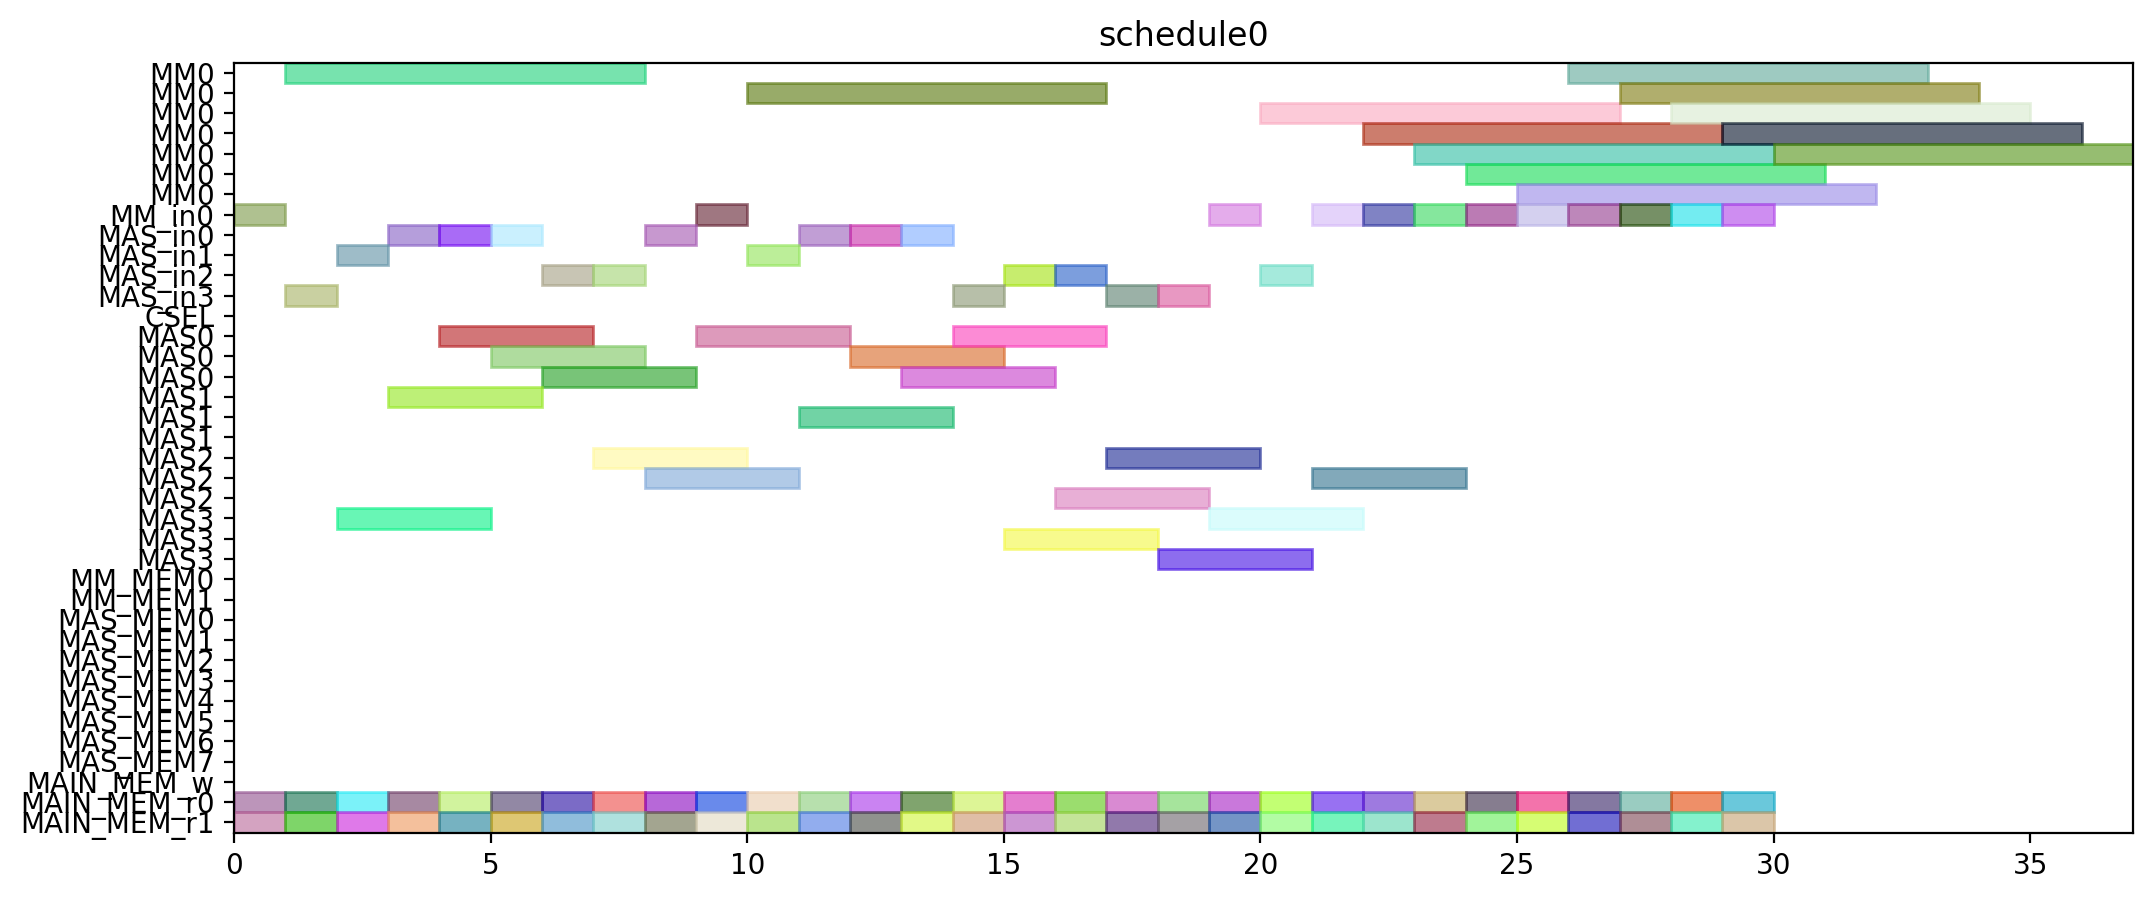

Python code for this plot:
from pyschedule import Scenario, solvers, plotters, alt


def solve():
	horizon = 120
	S = Scenario("schedule0", horizon=horizon)

	# resource
	MM = S.Resources('MM', num=1, size=7)
	MM_in = S.Resources('MM_in', num=1)
	MAS_in = S.Resources('MAS_in', num=4)
	CSEL = S.Resource('CSEL')
	MAS = S.Resources('MAS', num=4, size=3, periods=range(1, horizon))
	MM_MEM = S.Resources('MM_MEM', num=2)
	MAS_MEM = S.Resources('MAS_MEM', num=8)
	MAIN_MEM_w = S.Resource('MAIN_MEM_w', size=1)
	MAIN_MEM_r = S.Resources('MAIN_MEM_r', num=2)

	# result of previous scheduling

	# new tasks
	T1_t0 = S.Task('T1_t0', length=3, delay_cost=1)
	T1_t0 += alt(MAS)
	T1_t0_in = S.Task('T1_t0_in', length=1, delay_cost=1)
	T1_t0_in += alt(MAS_in)
	S += T1_t0_in*MAS_in[0]<=T1_t0*MAS[0]

	S += T1_t0_in*MAS_in[1]<=T1_t0*MAS[1]

	S += T1_t0_in*MAS_in[2]<=T1_t0*MAS[2]

	S += T1_t0_in*MAS_in[3]<=T1_t0*MAS[3]

	T1_t0_mem0 = S.Task('T1_t0_mem0', length=1, delay_cost=1)
	T1_t0_mem0 += MAIN_MEM_r[0]
	S += T1_t0_mem0 <= T1_t0

	T1_t0_mem1 = S.Task('T1_t0_mem1', length=1, delay_cost=1)
	T1_t0_mem1 += MAIN_MEM_r[1]
	S += T1_t0_mem1 <= T1_t0

	T1_t1 = S.Task('T1_t1', length=3, delay_cost=1)
	T1_t1 += alt(MAS)
	T1_t1_in = S.Task('T1_t1_in', length=1, delay_cost=1)
	T1_t1_in += alt(MAS_in)
	S += T1_t1_in*MAS_in[0]<=T1_t1*MAS[0]

	S += T1_t1_in*MAS_in[1]<=T1_t1*MAS[1]

	S += T1_t1_in*MAS_in[2]<=T1_t1*MAS[2]

	S += T1_t1_in*MAS_in[3]<=T1_t1*MAS[3]

	T1_t1_mem0 = S.Task('T1_t1_mem0', length=1, delay_cost=1)
	T1_t1_mem0 += MAIN_MEM_r[0]
	S += T1_t1_mem0 <= T1_t1

	T1_t1_mem1 = S.Task('T1_t1_mem1', length=1, delay_cost=1)
	T1_t1_mem1 += MAIN_MEM_r[1]
	S += T1_t1_mem1 <= T1_t1

	T1_t3 = S.Task('T1_t3', length=7, delay_cost=1)
	T1_t3 += alt(MM)
	T1_t3_in = S.Task('T1_t3_in', length=1, delay_cost=1)
	T1_t3_in += alt(MM_in)
	S += T1_t3_in*MM_in[0]<=T1_t3*MM[0]
	T1_t3_mem0 = S.Task('T1_t3_mem0', length=1, delay_cost=1)
	T1_t3_mem0 += MAIN_MEM_r[0]
	S += T1_t3_mem0 <= T1_t3

	T1_t3_mem1 = S.Task('T1_t3_mem1', length=1, delay_cost=1)
	T1_t3_mem1 += MAIN_MEM_r[1]
	S += T1_t3_mem1 <= T1_t3

	T2_t0 = S.Task('T2_t0', length=7, delay_cost=1)
	T2_t0 += alt(MM)
	T2_t0_in = S.Task('T2_t0_in', length=1, delay_cost=1)
	T2_t0_in += alt(MM_in)
	S += T2_t0_in*MM_in[0]<=T2_t0*MM[0]
	T2_t0_mem0 = S.Task('T2_t0_mem0', length=1, delay_cost=1)
	T2_t0_mem0 += MAIN_MEM_r[0]
	S += T2_t0_mem0 <= T2_t0

	T2_t0_mem1 = S.Task('T2_t0_mem1', length=1, delay_cost=1)
	T2_t0_mem1 += MAIN_MEM_r[1]
	S += T2_t0_mem1 <= T2_t0

	T2_t1 = S.Task('T2_t1', length=7, delay_cost=1)
	T2_t1 += alt(MM)
	T2_t1_in = S.Task('T2_t1_in', length=1, delay_cost=1)
	T2_t1_in += alt(MM_in)
	S += T2_t1_in*MM_in[0]<=T2_t1*MM[0]
	T2_t1_mem0 = S.Task('T2_t1_mem0', length=1, delay_cost=1)
	T2_t1_mem0 += MAIN_MEM_r[0]
	S += T2_t1_mem0 <= T2_t1

	T2_t1_mem1 = S.Task('T2_t1_mem1', length=1, delay_cost=1)
	T2_t1_mem1 += MAIN_MEM_r[1]
	S += T2_t1_mem1 <= T2_t1

	T2_t2 = S.Task('T2_t2', length=3, delay_cost=1)
	T2_t2 += alt(MAS)
	T2_t2_in = S.Task('T2_t2_in', length=1, delay_cost=1)
	T2_t2_in += alt(MAS_in)
	S += T2_t2_in*MAS_in[0]<=T2_t2*MAS[0]

	S += T2_t2_in*MAS_in[1]<=T2_t2*MAS[1]

	S += T2_t2_in*MAS_in[2]<=T2_t2*MAS[2]

	S += T2_t2_in*MAS_in[3]<=T2_t2*MAS[3]

	T2_t2_mem0 = S.Task('T2_t2_mem0', length=1, delay_cost=1)
	T2_t2_mem0 += MAIN_MEM_r[0]
	S += T2_t2_mem0 <= T2_t2

	T2_t2_mem1 = S.Task('T2_t2_mem1', length=1, delay_cost=1)
	T2_t2_mem1 += MAIN_MEM_r[1]
	S += T2_t2_mem1 <= T2_t2

	T2_t3 = S.Task('T2_t3', length=3, delay_cost=1)
	T2_t3 += alt(MAS)
	T2_t3_in = S.Task('T2_t3_in', length=1, delay_cost=1)
	T2_t3_in += alt(MAS_in)
	S += T2_t3_in*MAS_in[0]<=T2_t3*MAS[0]

	S += T2_t3_in*MAS_in[1]<=T2_t3*MAS[1]

	S += T2_t3_in*MAS_in[2]<=T2_t3*MAS[2]

	S += T2_t3_in*MAS_in[3]<=T2_t3*MAS[3]

	T2_t3_mem0 = S.Task('T2_t3_mem0', length=1, delay_cost=1)
	T2_t3_mem0 += MAIN_MEM_r[0]
	S += T2_t3_mem0 <= T2_t3

	T2_t3_mem1 = S.Task('T2_t3_mem1', length=1, delay_cost=1)
	T2_t3_mem1 += MAIN_MEM_r[1]
	S += T2_t3_mem1 <= T2_t3

	T3_t0 = S.Task('T3_t0', length=7, delay_cost=1)
	T3_t0 += alt(MM)
	T3_t0_in = S.Task('T3_t0_in', length=1, delay_cost=1)
	T3_t0_in += alt(MM_in)
	S += T3_t0_in*MM_in[0]<=T3_t0*MM[0]
	T3_t0_mem0 = S.Task('T3_t0_mem0', length=1, delay_cost=1)
	T3_t0_mem0 += MAIN_MEM_r[0]
	S += T3_t0_mem0 <= T3_t0

	T3_t0_mem1 = S.Task('T3_t0_mem1', length=1, delay_cost=1)
	T3_t0_mem1 += MAIN_MEM_r[1]
	S += T3_t0_mem1 <= T3_t0

	T3_t1 = S.Task('T3_t1', length=7, delay_cost=1)
	T3_t1 += alt(MM)
	T3_t1_in = S.Task('T3_t1_in', length=1, delay_cost=1)
	T3_t1_in += alt(MM_in)
	S += T3_t1_in*MM_in[0]<=T3_t1*MM[0]
	T3_t1_mem0 = S.Task('T3_t1_mem0', length=1, delay_cost=1)
	T3_t1_mem0 += MAIN_MEM_r[0]
	S += T3_t1_mem0 <= T3_t1

	T3_t1_mem1 = S.Task('T3_t1_mem1', length=1, delay_cost=1)
	T3_t1_mem1 += MAIN_MEM_r[1]
	S += T3_t1_mem1 <= T3_t1

	T3_t2 = S.Task('T3_t2', length=3, delay_cost=1)
	T3_t2 += alt(MAS)
	T3_t2_in = S.Task('T3_t2_in', length=1, delay_cost=1)
	T3_t2_in += alt(MAS_in)
	S += T3_t2_in*MAS_in[0]<=T3_t2*MAS[0]

	S += T3_t2_in*MAS_in[1]<=T3_t2*MAS[1]

	S += T3_t2_in*MAS_in[2]<=T3_t2*MAS[2]

	S += T3_t2_in*MAS_in[3]<=T3_t2*MAS[3]

	T3_t2_mem0 = S.Task('T3_t2_mem0', length=1, delay_cost=1)
	T3_t2_mem0 += MAIN_MEM_r[0]
	S += T3_t2_mem0 <= T3_t2

	T3_t2_mem1 = S.Task('T3_t2_mem1', length=1, delay_cost=1)
	T3_t2_mem1 += MAIN_MEM_r[1]
	S += T3_t2_mem1 <= T3_t2

	T3_t3 = S.Task('T3_t3', length=3, delay_cost=1)
	T3_t3 += alt(MAS)
	T3_t3_in = S.Task('T3_t3_in', length=1, delay_cost=1)
	T3_t3_in += alt(MAS_in)
	S += T3_t3_in*MAS_in[0]<=T3_t3*MAS[0]

	S += T3_t3_in*MAS_in[1]<=T3_t3*MAS[1]

	S += T3_t3_in*MAS_in[2]<=T3_t3*MAS[2]

	S += T3_t3_in*MAS_in[3]<=T3_t3*MAS[3]

	T3_t3_mem0 = S.Task('T3_t3_mem0', length=1, delay_cost=1)
	T3_t3_mem0 += MAIN_MEM_r[0]
	S += T3_t3_mem0 <= T3_t3

	T3_t3_mem1 = S.Task('T3_t3_mem1', length=1, delay_cost=1)
	T3_t3_mem1 += MAIN_MEM_r[1]
	S += T3_t3_mem1 <= T3_t3

	T4_t0 = S.Task('T4_t0', length=7, delay_cost=1)
	T4_t0 += alt(MM)
	T4_t0_in = S.Task('T4_t0_in', length=1, delay_cost=1)
	T4_t0_in += alt(MM_in)
	S += T4_t0_in*MM_in[0]<=T4_t0*MM[0]
	T4_t0_mem0 = S.Task('T4_t0_mem0', length=1, delay_cost=1)
	T4_t0_mem0 += MAIN_MEM_r[0]
	S += T4_t0_mem0 <= T4_t0

	T4_t0_mem1 = S.Task('T4_t0_mem1', length=1, delay_cost=1)
	T4_t0_mem1 += MAIN_MEM_r[1]
	S += T4_t0_mem1 <= T4_t0

	T4_t1 = S.Task('T4_t1', length=7, delay_cost=1)
	T4_t1 += alt(MM)
	T4_t1_in = S.Task('T4_t1_in', length=1, delay_cost=1)
	T4_t1_in += alt(MM_in)
	S += T4_t1_in*MM_in[0]<=T4_t1*MM[0]
	T4_t1_mem0 = S.Task('T4_t1_mem0', length=1, delay_cost=1)
	T4_t1_mem0 += MAIN_MEM_r[0]
	S += T4_t1_mem0 <= T4_t1

	T4_t1_mem1 = S.Task('T4_t1_mem1', length=1, delay_cost=1)
	T4_t1_mem1 += MAIN_MEM_r[1]
	S += T4_t1_mem1 <= T4_t1

	T4_t2 = S.Task('T4_t2', length=3, delay_cost=1)
	T4_t2 += alt(MAS)
	T4_t2_in = S.Task('T4_t2_in', length=1, delay_cost=1)
	T4_t2_in += alt(MAS_in)
	S += T4_t2_in*MAS_in[0]<=T4_t2*MAS[0]

	S += T4_t2_in*MAS_in[1]<=T4_t2*MAS[1]

	S += T4_t2_in*MAS_in[2]<=T4_t2*MAS[2]

	S += T4_t2_in*MAS_in[3]<=T4_t2*MAS[3]

	T4_t2_mem0 = S.Task('T4_t2_mem0', length=1, delay_cost=1)
	T4_t2_mem0 += MAIN_MEM_r[0]
	S += T4_t2_mem0 <= T4_t2

	T4_t2_mem1 = S.Task('T4_t2_mem1', length=1, delay_cost=1)
	T4_t2_mem1 += MAIN_MEM_r[1]
	S += T4_t2_mem1 <= T4_t2

	T4_t3 = S.Task('T4_t3', length=3, delay_cost=1)
	T4_t3 += alt(MAS)
	T4_t3_in = S.Task('T4_t3_in', length=1, delay_cost=1)
	T4_t3_in += alt(MAS_in)
	S += T4_t3_in*MAS_in[0]<=T4_t3*MAS[0]

	S += T4_t3_in*MAS_in[1]<=T4_t3*MAS[1]

	S += T4_t3_in*MAS_in[2]<=T4_t3*MAS[2]

	S += T4_t3_in*MAS_in[3]<=T4_t3*MAS[3]

	T4_t3_mem0 = S.Task('T4_t3_mem0', length=1, delay_cost=1)
	T4_t3_mem0 += MAIN_MEM_r[0]
	S += T4_t3_mem0 <= T4_t3

	T4_t3_mem1 = S.Task('T4_t3_mem1', length=1, delay_cost=1)
	T4_t3_mem1 += MAIN_MEM_r[1]
	S += T4_t3_mem1 <= T4_t3

	T5_t0 = S.Task('T5_t0', length=3, delay_cost=1)
	T5_t0 += alt(MAS)
	T5_t0_in = S.Task('T5_t0_in', length=1, delay_cost=1)
	T5_t0_in += alt(MAS_in)
	S += T5_t0_in*MAS_in[0]<=T5_t0*MAS[0]

	S += T5_t0_in*MAS_in[1]<=T5_t0*MAS[1]

	S += T5_t0_in*MAS_in[2]<=T5_t0*MAS[2]

	S += T5_t0_in*MAS_in[3]<=T5_t0*MAS[3]

	T5_t0_mem0 = S.Task('T5_t0_mem0', length=1, delay_cost=1)
	T5_t0_mem0 += MAIN_MEM_r[0]
	S += T5_t0_mem0 <= T5_t0

	T5_t0_mem1 = S.Task('T5_t0_mem1', length=1, delay_cost=1)
	T5_t0_mem1 += MAIN_MEM_r[1]
	S += T5_t0_mem1 <= T5_t0

	T5_t1 = S.Task('T5_t1', length=3, delay_cost=1)
	T5_t1 += alt(MAS)
	T5_t1_in = S.Task('T5_t1_in', length=1, delay_cost=1)
	T5_t1_in += alt(MAS_in)
	S += T5_t1_in*MAS_in[0]<=T5_t1*MAS[0]

	S += T5_t1_in*MAS_in[1]<=T5_t1*MAS[1]

	S += T5_t1_in*MAS_in[2]<=T5_t1*MAS[2]

	S += T5_t1_in*MAS_in[3]<=T5_t1*MAS[3]

	T5_t1_mem0 = S.Task('T5_t1_mem0', length=1, delay_cost=1)
	T5_t1_mem0 += MAIN_MEM_r[0]
	S += T5_t1_mem0 <= T5_t1

	T5_t1_mem1 = S.Task('T5_t1_mem1', length=1, delay_cost=1)
	T5_t1_mem1 += MAIN_MEM_r[1]
	S += T5_t1_mem1 <= T5_t1

	T5_t3 = S.Task('T5_t3', length=7, delay_cost=1)
	T5_t3 += alt(MM)
	T5_t3_in = S.Task('T5_t3_in', length=1, delay_cost=1)
	T5_t3_in += alt(MM_in)
	S += T5_t3_in*MM_in[0]<=T5_t3*MM[0]
	T5_t3_mem0 = S.Task('T5_t3_mem0', length=1, delay_cost=1)
	T5_t3_mem0 += MAIN_MEM_r[0]
	S += T5_t3_mem0 <= T5_t3

	T5_t3_mem1 = S.Task('T5_t3_mem1', length=1, delay_cost=1)
	T5_t3_mem1 += MAIN_MEM_r[1]
	S += T5_t3_mem1 <= T5_t3

	T6_t0 = S.Task('T6_t0', length=7, delay_cost=1)
	T6_t0 += alt(MM)
	T6_t0_in = S.Task('T6_t0_in', length=1, delay_cost=1)
	T6_t0_in += alt(MM_in)
	S += T6_t0_in*MM_in[0]<=T6_t0*MM[0]
	T6_t0_mem0 = S.Task('T6_t0_mem0', length=1, delay_cost=1)
	T6_t0_mem0 += MAIN_MEM_r[0]
	S += T6_t0_mem0 <= T6_t0

	T6_t0_mem1 = S.Task('T6_t0_mem1', length=1, delay_cost=1)
	T6_t0_mem1 += MAIN_MEM_r[1]
	S += T6_t0_mem1 <= T6_t0

	T6_t1 = S.Task('T6_t1', length=7, delay_cost=1)
	T6_t1 += alt(MM)
	T6_t1_in = S.Task('T6_t1_in', length=1, delay_cost=1)
	T6_t1_in += alt(MM_in)
	S += T6_t1_in*MM_in[0]<=T6_t1*MM[0]
	T6_t1_mem0 = S.Task('T6_t1_mem0', length=1, delay_cost=1)
	T6_t1_mem0 += MAIN_MEM_r[0]
	S += T6_t1_mem0 <= T6_t1

	T6_t1_mem1 = S.Task('T6_t1_mem1', length=1, delay_cost=1)
	T6_t1_mem1 += MAIN_MEM_r[1]
	S += T6_t1_mem1 <= T6_t1

	T6_t2 = S.Task('T6_t2', length=3, delay_cost=1)
	T6_t2 += alt(MAS)
	T6_t2_in = S.Task('T6_t2_in', length=1, delay_cost=1)
	T6_t2_in += alt(MAS_in)
	S += T6_t2_in*MAS_in[0]<=T6_t2*MAS[0]

	S += T6_t2_in*MAS_in[1]<=T6_t2*MAS[1]

	S += T6_t2_in*MAS_in[2]<=T6_t2*MAS[2]

	S += T6_t2_in*MAS_in[3]<=T6_t2*MAS[3]

	T6_t2_mem0 = S.Task('T6_t2_mem0', length=1, delay_cost=1)
	T6_t2_mem0 += MAIN_MEM_r[0]
	S += T6_t2_mem0 <= T6_t2

	T6_t2_mem1 = S.Task('T6_t2_mem1', length=1, delay_cost=1)
	T6_t2_mem1 += MAIN_MEM_r[1]
	S += T6_t2_mem1 <= T6_t2

	T6_t3 = S.Task('T6_t3', length=3, delay_cost=1)
	T6_t3 += alt(MAS)
	T6_t3_in = S.Task('T6_t3_in', length=1, delay_cost=1)
	T6_t3_in += alt(MAS_in)
	S += T6_t3_in*MAS_in[0]<=T6_t3*MAS[0]

	S += T6_t3_in*MAS_in[1]<=T6_t3*MAS[1]

	S += T6_t3_in*MAS_in[2]<=T6_t3*MAS[2]

	S += T6_t3_in*MAS_in[3]<=T6_t3*MAS[3]

	T6_t3_mem0 = S.Task('T6_t3_mem0', length=1, delay_cost=1)
	T6_t3_mem0 += MAIN_MEM_r[0]
	S += T6_t3_mem0 <= T6_t3

	T6_t3_mem1 = S.Task('T6_t3_mem1', length=1, delay_cost=1)
	T6_t3_mem1 += MAIN_MEM_r[1]
	S += T6_t3_mem1 <= T6_t3

	T7_t0 = S.Task('T7_t0', length=7, delay_cost=1)
	T7_t0 += alt(MM)
	T7_t0_in = S.Task('T7_t0_in', length=1, delay_cost=1)
	T7_t0_in += alt(MM_in)
	S += T7_t0_in*MM_in[0]<=T7_t0*MM[0]
	T7_t0_mem0 = S.Task('T7_t0_mem0', length=1, delay_cost=1)
	T7_t0_mem0 += MAIN_MEM_r[0]
	S += T7_t0_mem0 <= T7_t0

	T7_t0_mem1 = S.Task('T7_t0_mem1', length=1, delay_cost=1)
	T7_t0_mem1 += MAIN_MEM_r[1]
	S += T7_t0_mem1 <= T7_t0

	T7_t1 = S.Task('T7_t1', length=7, delay_cost=1)
	T7_t1 += alt(MM)
	T7_t1_in = S.Task('T7_t1_in', length=1, delay_cost=1)
	T7_t1_in += alt(MM_in)
	S += T7_t1_in*MM_in[0]<=T7_t1*MM[0]
	T7_t1_mem0 = S.Task('T7_t1_mem0', length=1, delay_cost=1)
	T7_t1_mem0 += MAIN_MEM_r[0]
	S += T7_t1_mem0 <= T7_t1

	T7_t1_mem1 = S.Task('T7_t1_mem1', length=1, delay_cost=1)
	T7_t1_mem1 += MAIN_MEM_r[1]
	S += T7_t1_mem1 <= T7_t1

	T7_t2 = S.Task('T7_t2', length=3, delay_cost=1)
	T7_t2 += alt(MAS)
	T7_t2_in = S.Task('T7_t2_in', length=1, delay_cost=1)
	T7_t2_in += alt(MAS_in)
	S += T7_t2_in*MAS_in[0]<=T7_t2*MAS[0]

	S += T7_t2_in*MAS_in[1]<=T7_t2*MAS[1]

	S += T7_t2_in*MAS_in[2]<=T7_t2*MAS[2]

	S += T7_t2_in*MAS_in[3]<=T7_t2*MAS[3]

	T7_t2_mem0 = S.Task('T7_t2_mem0', length=1, delay_cost=1)
	T7_t2_mem0 += MAIN_MEM_r[0]
	S += T7_t2_mem0 <= T7_t2

	T7_t2_mem1 = S.Task('T7_t2_mem1', length=1, delay_cost=1)
	T7_t2_mem1 += MAIN_MEM_r[1]
	S += T7_t2_mem1 <= T7_t2

	T7_t3 = S.Task('T7_t3', length=3, delay_cost=1)
	T7_t3 += alt(MAS)
	T7_t3_in = S.Task('T7_t3_in', length=1, delay_cost=1)
	T7_t3_in += alt(MAS_in)
	S += T7_t3_in*MAS_in[0]<=T7_t3*MAS[0]

	S += T7_t3_in*MAS_in[1]<=T7_t3*MAS[1]

	S += T7_t3_in*MAS_in[2]<=T7_t3*MAS[2]

	S += T7_t3_in*MAS_in[3]<=T7_t3*MAS[3]

	T7_t3_mem0 = S.Task('T7_t3_mem0', length=1, delay_cost=1)
	T7_t3_mem0 += MAIN_MEM_r[0]
	S += T7_t3_mem0 <= T7_t3

	T7_t3_mem1 = S.Task('T7_t3_mem1', length=1, delay_cost=1)
	T7_t3_mem1 += MAIN_MEM_r[1]
	S += T7_t3_mem1 <= T7_t3

	T8_t2 = S.Task('T8_t2', length=3, delay_cost=1)
	T8_t2 += alt(MAS)
	T8_t2_in = S.Task('T8_t2_in', length=1, delay_cost=1)
	T8_t2_in += alt(MAS_in)
	S += T8_t2_in*MAS_in[0]<=T8_t2*MAS[0]

	S += T8_t2_in*MAS_in[1]<=T8_t2*MAS[1]

	S += T8_t2_in*MAS_in[2]<=T8_t2*MAS[2]

	S += T8_t2_in*MAS_in[3]<=T8_t2*MAS[3]

	T8_t2_mem0 = S.Task('T8_t2_mem0', length=1, delay_cost=1)
	T8_t2_mem0 += MAIN_MEM_r[0]
	S += T8_t2_mem0 <= T8_t2

	T8_t2_mem1 = S.Task('T8_t2_mem1', length=1, delay_cost=1)
	T8_t2_mem1 += MAIN_MEM_r[1]
	S += T8_t2_mem1 <= T8_t2

	T9_t2 = S.Task('T9_t2', length=3, delay_cost=1)
	T9_t2 += alt(MAS)
	T9_t2_in = S.Task('T9_t2_in', length=1, delay_cost=1)
	T9_t2_in += alt(MAS_in)
	S += T9_t2_in*MAS_in[0]<=T9_t2*MAS[0]

	S += T9_t2_in*MAS_in[1]<=T9_t2*MAS[1]

	S += T9_t2_in*MAS_in[2]<=T9_t2*MAS[2]

	S += T9_t2_in*MAS_in[3]<=T9_t2*MAS[3]

	T9_t2_mem0 = S.Task('T9_t2_mem0', length=1, delay_cost=1)
	T9_t2_mem0 += MAIN_MEM_r[0]
	S += T9_t2_mem0 <= T9_t2

	T9_t2_mem1 = S.Task('T9_t2_mem1', length=1, delay_cost=1)
	T9_t2_mem1 += MAIN_MEM_r[1]
	S += T9_t2_mem1 <= T9_t2

	T10_t2 = S.Task('T10_t2', length=3, delay_cost=1)
	T10_t2 += alt(MAS)
	T10_t2_in = S.Task('T10_t2_in', length=1, delay_cost=1)
	T10_t2_in += alt(MAS_in)
	S += T10_t2_in*MAS_in[0]<=T10_t2*MAS[0]

	S += T10_t2_in*MAS_in[1]<=T10_t2*MAS[1]

	S += T10_t2_in*MAS_in[2]<=T10_t2*MAS[2]

	S += T10_t2_in*MAS_in[3]<=T10_t2*MAS[3]

	T10_t2_mem0 = S.Task('T10_t2_mem0', length=1, delay_cost=1)
	T10_t2_mem0 += MAIN_MEM_r[0]
	S += T10_t2_mem0 <= T10_t2

	T10_t2_mem1 = S.Task('T10_t2_mem1', length=1, delay_cost=1)
	T10_t2_mem1 += MAIN_MEM_r[1]
	S += T10_t2_mem1 <= T10_t2

	T11_t2 = S.Task('T11_t2', length=3, delay_cost=1)
	T11_t2 += alt(MAS)
	T11_t2_in = S.Task('T11_t2_in', length=1, delay_cost=1)
	T11_t2_in += alt(MAS_in)
	S += T11_t2_in*MAS_in[0]<=T11_t2*MAS[0]

	S += T11_t2_in*MAS_in[1]<=T11_t2*MAS[1]

	S += T11_t2_in*MAS_in[2]<=T11_t2*MAS[2]

	S += T11_t2_in*MAS_in[3]<=T11_t2*MAS[3]

	T11_t2_mem0 = S.Task('T11_t2_mem0', length=1, delay_cost=1)
	T11_t2_mem0 += MAIN_MEM_r[0]
	S += T11_t2_mem0 <= T11_t2

	T11_t2_mem1 = S.Task('T11_t2_mem1', length=1, delay_cost=1)
	T11_t2_mem1 += MAIN_MEM_r[1]
	S += T11_t2_mem1 <= T11_t2

	solvers.mip.solve(S,msg=1,kind='CPLEX',ratio_gap=1.01)

	solution = [['hoge']*len(S.solution()[1]) for i in range(len(S.solution()))]
	for i in range(len(S.solution())):
		for j in range(len(S.solution()[i])):
			solution[i][j]=str(S.solution()[i][j])
	print(solution)

	cycles = int(solution[-1][3])

	pic_file_name = "/home/mfukuda/ABE/multiRAM_multiMAS_16mux/scheduling_result/stage7MM1_stage3MAS4/EP2_LADDERMUL/schedule0.png"
	if(S.solution() != []):
		plotters.matplotlib.plot(S,img_filename=pic_file_name, show_task_labels=False, fig_size=(cycles*0.25+3, 5))

	return solution
